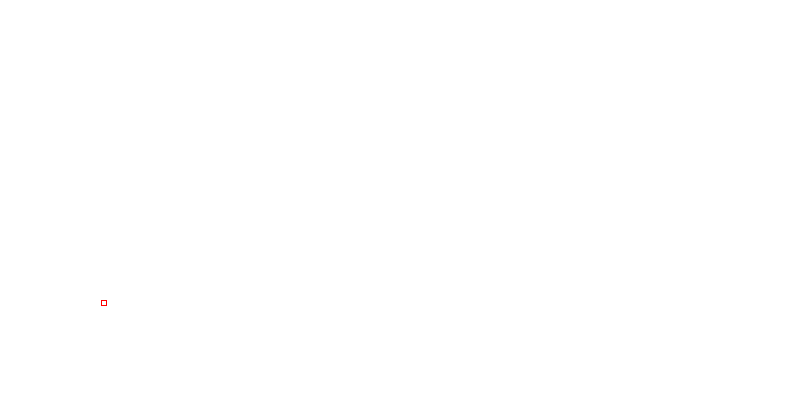
Frame 1 (no input)
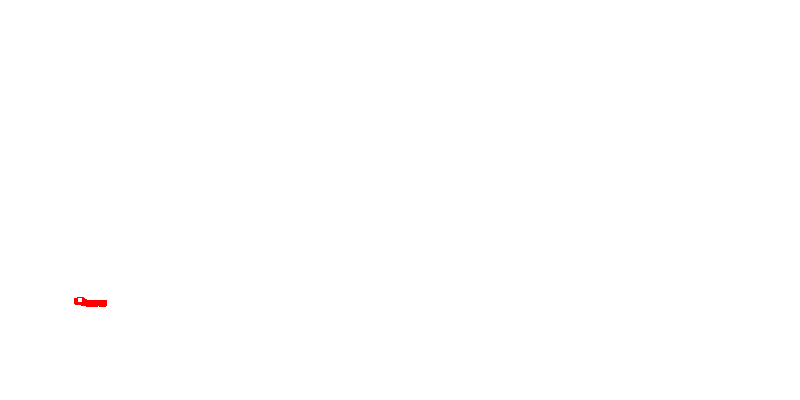
Frame 60 (the mouse pressed at the canvas centre just before this capture)
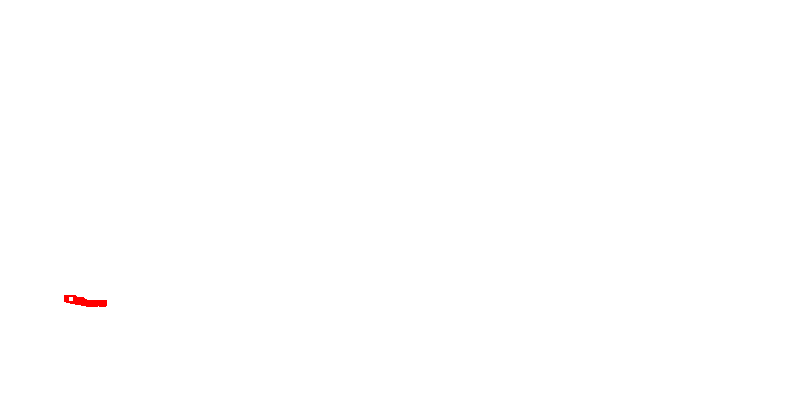
Frame 120 (the mouse held since frame 60 and released just before this capture)

The Processing sketch that drew these frames (run headless with seeded random() and noise(); from frame 60 on, the mouse is pressed at the canvas centre):

// Processing sketch: PVectorRandomWalk
// ── PVectorRandomWalk.pde
Walker object;

void setup() {
  size(800,400);
  background(255,255,255);
  
  object = new Walker(100,300);
  object.chance1 = 0.5;
  object.chance2 = 0.8;
  object.chance3 = 0.9;
  object.type = "kare";
  
}

void draw() {
  //background(30);
  object.drive();
}
// ── Walker.pde
class Walker {
  float chance1;
  float chance2;
  float chance3;

  float choice;

  String type;

  PVector position;

  Walker(float startX,float startY) {

    type    = "ucgen";
    chance1 = 0.2;
    chance2 = 0.3;
    chance3 = 0.8;
    
    position = new PVector(startX, startY);
  }

  void drive() {
    choice = random(1); 

    if (choice < chance1) {
      position.x = position.x - 1;
    }

    if (choice > chance1 && choice < chance2) {
      position.x = position.x + 1;
    }

    if (choice > chance2 && choice < chance3) {
      position.y = position.y - 1;
    }

    if (choice > chance3 && choice < 1.0)
    {
      position.y = position.y + 1;
    }


    if (type == "ellipse") {
      stroke(0);
      ellipse(position.x, position.y, 5, 5);
    }
    
    if(type == "kare") {
      stroke(#ff0000);
      rect(position.x, position.y,5,5);
    }
    
    if(type == "ucgen") {
      stroke(#00ff00);
      pushMatrix();
      translate(position.x, position.y);
      triangle(30, 35, 38, 20, 56, 35);
      popMatrix();
    }
  }
}
